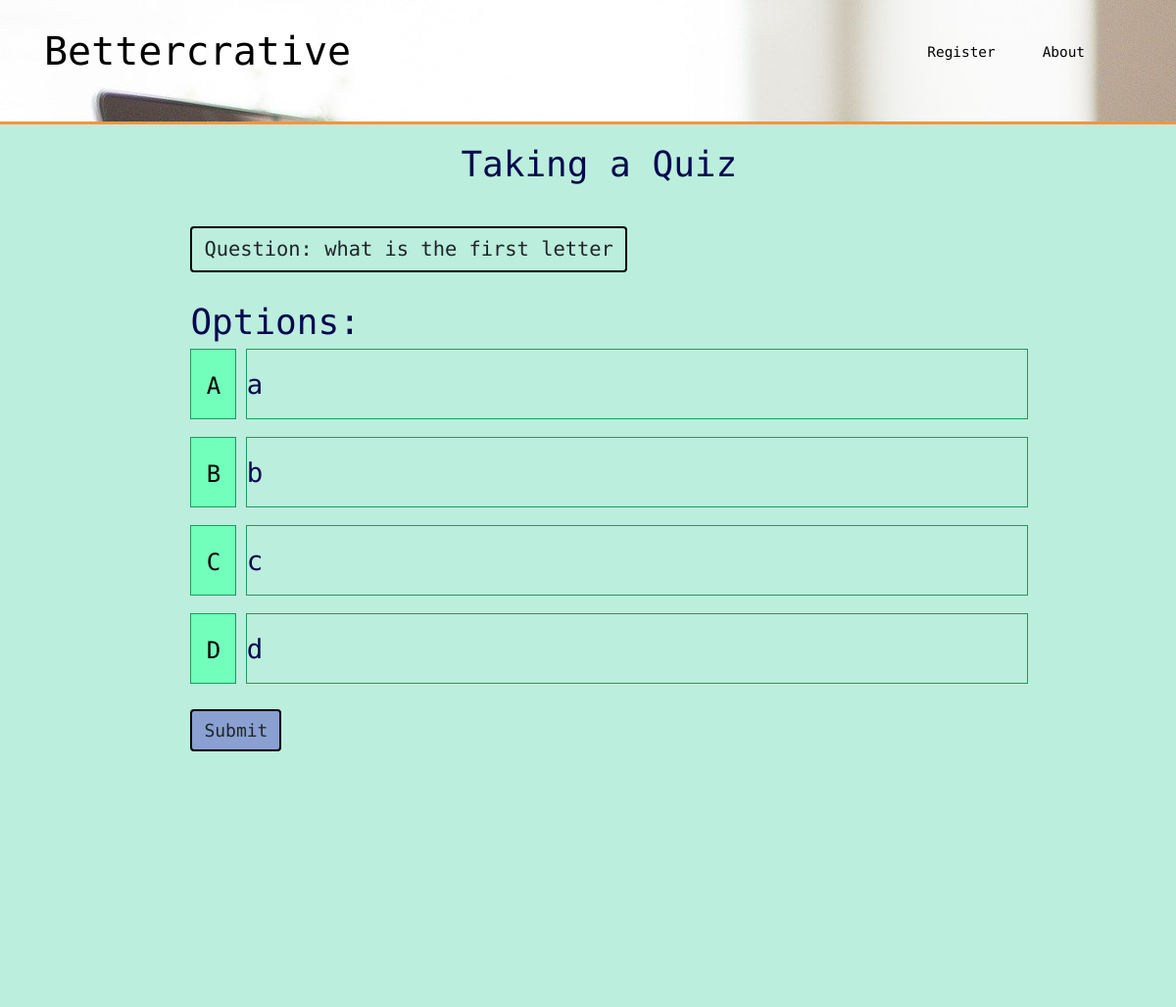
/classroom/3, run on the app's committed database.
### bettercrative/models.py (models this page shows, shortened)
class Quiz(db.Model):
    id = db.Column(db.Integer, primary_key=True)
    name = db.Column(db.String(50), unique=True, nullable=False)
    question_content = db.Column(db.String, nullable=False)
    question_answers = db.relationship('Answer', backref='quiz', lazy=True, collection_class=list,
                                       cascade="all, delete, delete-orphan")
    date_created = db.Column(db.Date, nullable=False, default=datetime.today())
    user_id = db.Column(db.Integer, db.ForeignKey('user.id'), nullable=False)
    classroom_host_id = db.Column(db.Integer, db.ForeignKey('classroom.id'), nullable=True)
    active_question = db.Column(db.String, nullable=True)
    questions = db.relationship('Question', backref='quiz', lazy=True, collection_class=list, cascade="all, delete, delete-orphan")

class Answer(db.Model):
    id = db.Column(db.Integer, primary_key=True)
    content = db.Column(db.Text, nullable=False)
    quiz_id = db.Column(db.Integer, db.ForeignKey('quiz.id'), nullable=False)
    correct = db.Column(db.Boolean, nullable=False, default=False)

### bettercrative/classrooms/routes.py (the view)
@classrooms.route("/classroom/<int:classroom_id>", methods=['GET', 'POST'])
def classroom(classroom_id):
    classroom = Classroom.query.get_or_404(classroom_id)
    quizzes = classroom.added_quizzes
    if current_user.is_authenticated:
        return render_template('classroom.html', title=classroom.name, classroom=classroom) #, active_quiz=active_quiz <- THIS WAS REMOVED FROM END OF THIS LINE
    else:
        quiz = Quiz.query.filter_by(classroom_host_id=classroom_id).first()
        return render_template('take_quiz.html', title='TakeQuiz', classroom=classroom, quiz=quiz)
        print(classroom_id)
        return render_template('take_quiz.html', classroom_id=classroom_id)

### bettercrative/templates/take_quiz.html (shortened to what this page needs)
{% extends "layout.html" %}
{% block content %}
<div class = "multiple-choice">
         <span class = "Taking-a-Quiz">Taking a Quiz</span>
        <div class = "answerchoices">
            <div class = "menu" style = "margin-left:15vw; margin-top: ">
                <form action="" method='POST'>
                        <span class = "btn" style = "font-size:1.7vw; margin-top:3vw;"> Question: {{ quiz.question_content }} </span>
                        <div class =  "options">
                            <span> Options:</span>
                                <div class ="Student-Answers">
                                {%for eachanswer in quiz.question_answers%}
                                <div class = "answerContainer reset">
                                    <div class = "answerChoice">
                                        <span class = "choice"> <input type = "button" name="studentResponse" value = '{{"ABCD"[loop.index0]}}' class ="response"></span>
                                        <div class = "answerBox">
                                            <div class = "answerBox-answer">
                                                {{eachanswer.content}}
                                            </div>
                                        </div>
                                    </div>
                                {%endfor%}
                                <button type="submit" class="btn Taking-a-Quiz-Submit" style="background-color:rgb(137, 160, 209);">Submit</button>
                                </div>
                        </div>
                </form>
            </div>
        </div>
    </div>
{% endblock  %}

### bettercrative/static/main.css (style rules this page uses)
body { background-attachment: fixed; font-family: 'Open Sans Condensed'; font-size: 180%; background-image: url("images/laptopmono.jpg"); }
* { box-sizing: border-box; }
body:after { content: ' '; display: block; position: absolute; left: 0; top: 0; z-index: -1; width: 100%; height: 100%; }
div.multiple-choice { padding: 1em; position: relative; background-color: rgb(187, 238, 220); border-top: 3px solid rgb(250, 146, 61); padding-right: 4.6em; min-height:15em; height: 50vw; }
div.reset::after { content: ""; display: table; clear: both; }
div.answerChoice { margin-bottom: .5em; position: relative; float: left; width: 100%; }
span.choice { float: left; width: 5%; padding:.53em 0; background:rgb(113,255,187); border: 1px solid rgb(30,155,95); text-align: center; font-size: 2.28vw; }
div.answerBox { width: 85%; float: left; margin-left: 1%; border: 1px solid rgb(30,155,95); padding: .53em 0; font-size: 2.28vw; }
.btn { border: 2px solid black; }
span.Taking-a-Quiz { font-size:3vw; margin-left:38vw; }
button.btn.Taking-a-Quiz-Submit { font-size:1.5vw; }
div.options { font-size:3vw; margin-top:2vw; }
.response { background:transparent; font-size:2vw; border:none; }

### bettercrative/templates/take_quiz.html (style rules this page uses)
div.multiple-choice { color:rgb(3, 8, 80); font-family: "Source Code Pro"; font-size:1.2vw; height:80rem; }
div.multiple-choice { margin-top: 7vw; }

### data on the page
Quiz: question_content "what is the first letter"
Answer: content "a"
Answer: content "b"
Answer: content "c"
Answer: content "d"
